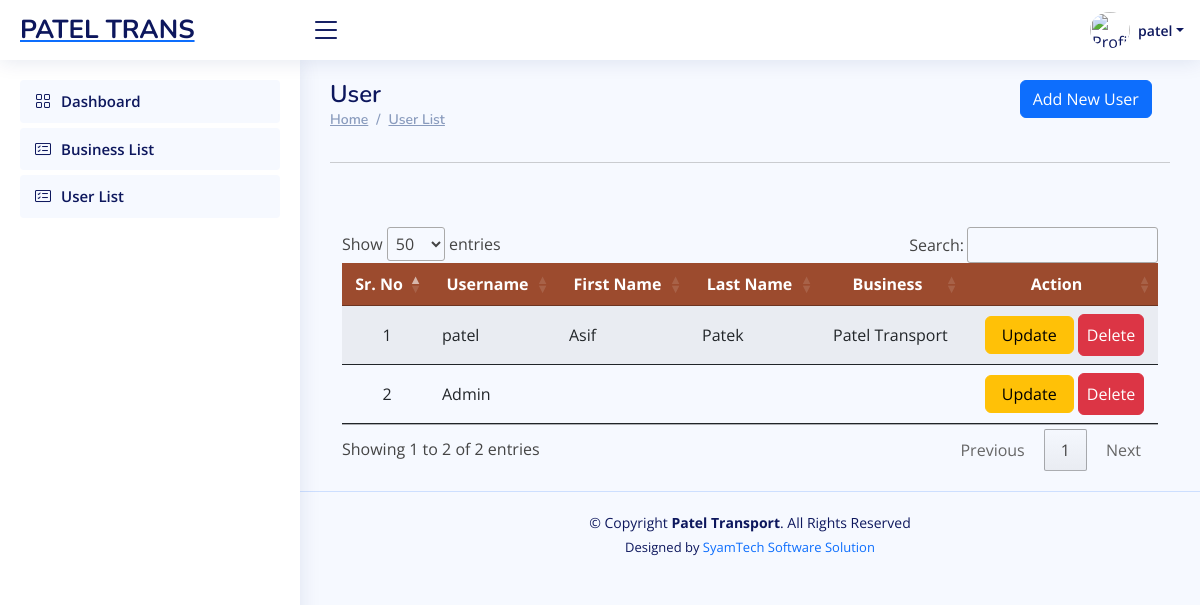
The page /developer/user_list/ (signed in) on the database its author committed.
### Developer/models.py (models this page shows)
class CustomUser(AbstractUser):
    business = models.ForeignKey(Business, on_delete=models.CASCADE, null=True, blank=True)
    is_business=models.BooleanField(default=True)

class Business(models.Model):
    business_name = models.CharField(max_length=100)
    business_label = models.CharField(max_length=15)
    mobile_number = models.CharField(max_length=15)
    alternate_mobile_number = models.CharField(max_length=15, null=True, blank=True)
    address = models.TextField(null=True, blank=True)
    email = models.EmailField(unique=True, null=True, blank=True)
    business_number=models.CharField(max_length=50, null=True, blank=True)
    created_at = models.DateTimeField(auto_now_add=True)
    updated_at = models.DateTimeField(auto_now=True)
    def __str__(self):
        return self.business_name

### Developer/views.py (the view)
# urls.py: path('user_list/', user_list, name='developer_user_list'),
def user_list(request):
    form=CustomUserForm()
    rec=CustomUser.objects.select_related('business').order_by('-id')
    return render(request, 'developer_user_list.html',{'form':form,'rec':rec} )

### Developer/forms.py (shortened to what this page needs)
class CustomUserForm(UserCreationForm):
    class Meta:
        model = CustomUser
        fields = ("username",'first_name','last_name','business', "password1", "password2", 'is_active')

### Developer/templates/developer_user_list.html (shortened to what this page needs)
{% extends "developer_base.html" %}
{% load crispy_forms_tags %}
{% block content %}
<main id="main" class="main">
    <div class="row">
        <div class="col-sm-6">
            <div class="pagetitle">
                <h1>User</h1>
                <nav>
                    <ol class="breadcrumb">
                        <li class="breadcrumb-item"><a href="#">Home</a></li>
                        <li class="breadcrumb-item"><a href="#">User List </a></li>
                    </ol>
                </nav>
            </div>
        </div>
        <div class="col-sm-6">
            <div class="container" style="max-width:97%;">
                <div class="text-lg-end text-start">
                    <a href="#" class="btn btn-primary" data-toggle="modal"
                        data-target="#model_create"> Add New User</a>
                </div>
            </div>
        </div>
    </div>
    <section class="section dashboard">
<hr>
        <div class="container">
            <div class="row justify-content-center align-items-center">
                <div class="col-sm-12"> <br><br>
                    <div class="row">
                        <div class="container" style=" overflow:scroll;">
                            <table id="driver_table" class="table table-striped "
                                style="overflow:scroll; width:100%;min-width: max-content;">
                                <thead>
                                    <tr style="background:#9c4b2e;">
                                        <th scope="col" class="text-center text-white">Sr. No</th>
                                        <th scope="col" class="text-center text-white">Username</th>
                                        <th scope="col" class="text-center text-white">First Name</th>
                                        <th scope="col" class="text-center text-white">Last Name</th>
                                        <th scope="col" class="text-center text-white">Business</th>
                                        <th scope="col" class="text-center text-white">Action</th>
                                    </tr>
                                </thead>
                                <tbody>
                                    {% if rec %}
                                    {% for r in rec %}
                                    <tr>
                                        <td class="text-center">{{ forloop.counter }}</td>
                                        <td class="text-left">{{ r.username|default_if_none:"----"}} </td>
                                        <td class="text-left">{{ r.first_name|default_if_none:"----" }} </td>
                                        <td class="text-left">{{  r.last_name|default_if_none:"----" }}</td>
                                        <td class="text-left">{{  r.business.business_name|default_if_none:"----" }}</td>
                                        <td>
                                            <center>
                                                <a href="javascript:void(0);" data-url="{% url "developer_update_user" r.id %}" class="btn btn-warning    px-3" onclick="mini_window_2(this)">Update</a>
                                                <a href="{% url 'developer_delete_user' r.id %}" class="btn btn-danger px-2 py-2" onclick="confirmDelete(this); return false;">Delete</a>
                                            </center>
                                        </td>
                                    </tr>
                                    {% endfor %}
                                    {% endif %}
                                </tbody>
                            </table>
                        </div>
                    </div>
                </div>
            </div>
        </div>
</main>
{% endblock content %}

### Developer/templates/developer_base.html (shortened to what this page needs)
{% load static %}
<html lang="en">
<head>
    <link href="https://unpkg.com/aos@2.3.1/dist/aos.css" rel="stylesheet">
    <link rel="stylesheet" type="text/css" href="https://cdn.datatables.net/1.11.5/css/jquery.dataTables.min.css">
    <link rel="stylesheet" href="https://cdn.jsdelivr.net/npm/bootstrap-icons@1.10.3/font/bootstrap-icons.css">
</head>
<body>
<header id="header" class="header fixed-top d-flex align-items-center">
    <div class="d-flex align-items-center justify-content-between">
        <a href=" " class="logo d-flex align-items-center">
             <span class="d-none d-lg-block">PATEL TRANS</span>
        </a>
        <i class="bi bi-list toggle-sidebar-btn"></i>
    </div>
    <nav class="header-nav ms-auto">
        <ul class="d-flex align-items-center">
            <li class="nav-item dropdown pe-3 text-center  ">
                <a class="nav-link nav-profile d-flex align-items-center pe-0" href="#" data-bs-toggle="dropdown">
                    {% if request.user.profile_photo %}
                    <img src="/media/{{request.user.profile_photo}}" alt="Profile" class="rounded-circle" style="width: 40px; height: 40px;">
                    {% else %}
                    <img src="/media/default-profile.webp" alt="Profile" class="rounded-circle"  style="width: 40px; height: 40px;">
                    {% endif %}
                    <span class="d-none d-md-block dropdown-toggle ps-2">{{request.user}}</span>
                </a>
            </li>
        </ul>
    </nav>
</header>
<aside id="sidebar" class="sidebar">
    <ul class="sidebar-nav" id="sidebar-nav">
        <li class="nav-item">
            <a class="nav-link" href="">
                <i class="bi bi-grid"></i>
                <span>Dashboard</span>
            </a>
        </li>
        <li class="nav-item">
            <a class="nav-link" href="{% url "developer_business_list" %}">
                <i class="bi bi-card-checklist"></i>
                <span>Business List</span>
            </a>
        </li>
        <li class="nav-item">
            <a class="nav-link" href="{% url "developer_user_list" %}">
                <i class="bi bi-card-checklist"></i>
                <span>User List</span>
            </a>
        </li>
    </ul>
</aside>
{% block content %}{% endblock content %}
<footer id="footer" class="footer text-center">
    <div class="copyright">
        &copy; Copyright <strong><span>Patel Transport</span></strong>. All Rights Reserved
    </div>
    <div class="credits">
        Designed by <a href="#" style="text-decoration:none;">SyamTech Software Solution</a>
    </div>
</footer>
</body>
<link rel="stylesheet" href="https://cdnjs.cloudflare.com/ajax/libs/selectize.js/0.15.2/css/selectize.min.css"/>
</html>

### rows shown on the page
CustomUser: user "patel", username "patel", first_name "Asif", last_name "Patek", business.business_name "Patel Transport"
CustomUser: username "Admin"
